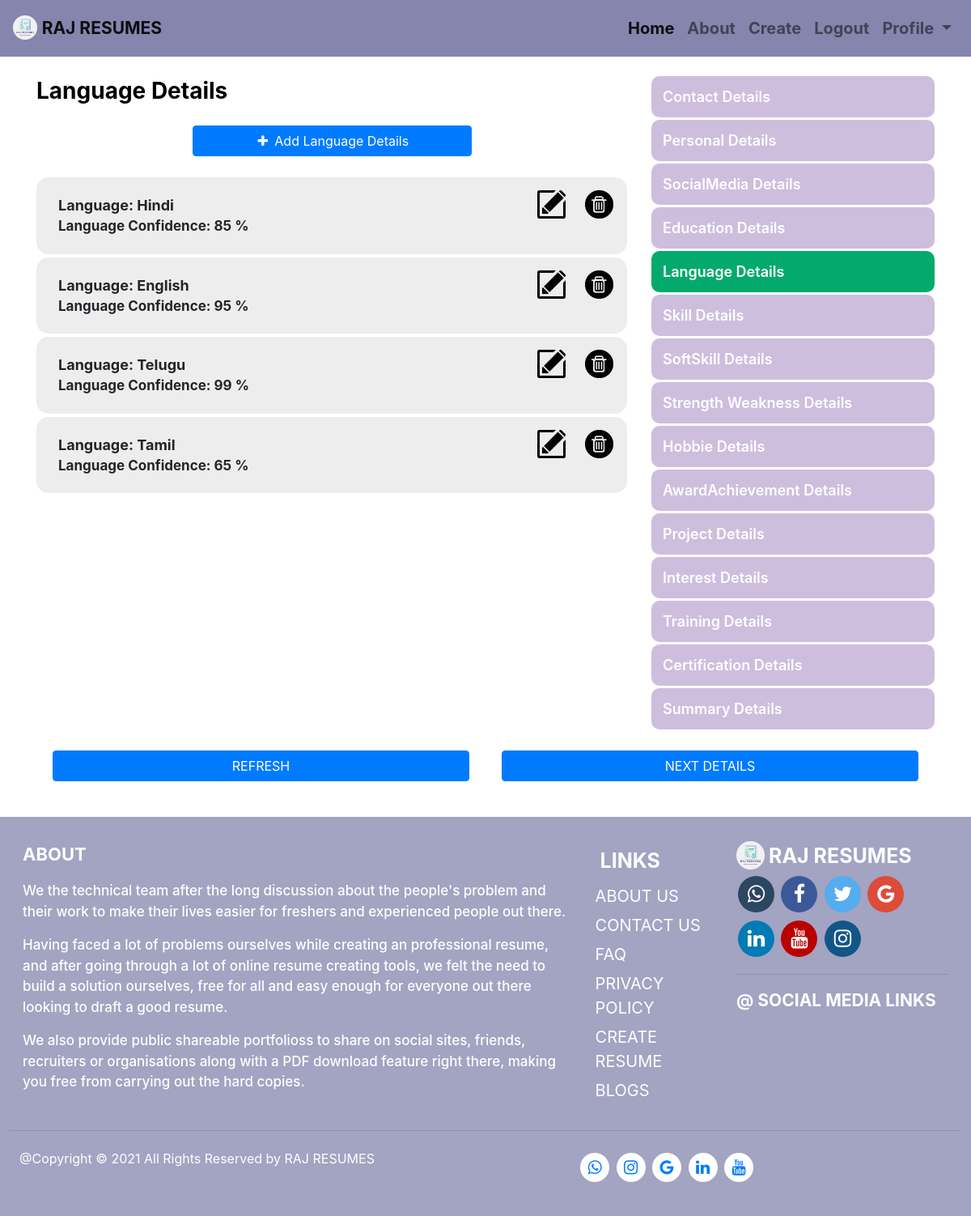
The page /MyResume/NoExperience/LanguageDetails/AddLanguageDetails/ (signed in) on the database its author committed.
### resumes/models.py (models this page shows, shortened)
class LanguageDetails(models.Model):
    user = models.ForeignKey(User, on_delete=models.CASCADE)
    Language_Name = models.CharField(max_length=100,help_text="Language Name")
    Language_Confidence = models.PositiveIntegerField()

### resumes/views.py (the view)
# urls.py: path('NoExperience/LanguageDetails/AddLanguageDetails/',views.NoExpAddLanguageDetailView,name='AddNoExpLanguages'),
@login_required(login_url='MyResume/login')
def NoExpAddLanguageDetailView(request):
    LangDetail=LanguageDetails.objects.filter(user=request.user).all()
    if request.method=='POST':
        Language_Name = request.POST['Language_Name']
        Language_Confidence = request.POST['Language_Confidence']
        LanguageDet=LanguageDetails(user=request.user,Language_Name=Language_Name,Language_Confidence=Language_Confidence)
        LanguageDet.save()
        return redirect('resumes:AddNoExpLanguages')
    form=LanguageDetailForm()
    return render(request,'resumes/AddNoExpDetails/AddLanguageDetails.html',{'LangDetail':LangDetail,'form':form})

### resumes/templates/resumes/AddNoExpDetails/AddLanguageDetails.html (shortened to what this page needs)
{% load static %}{%load crispy_forms_tags %}
<html>
<head>
    <link rel="stylesheet" href="https://cdn.jsdelivr.net/npm/bootstrap@4.6.0/dist/css/bootstrap.min.css">
    <link rel="stylesheet" href="https://cdnjs.cloudflare.com/ajax/libs/font-awesome/4.7.0/css/font-awesome.min.css">
    <link rel="stylesheet" href="{% static 'AllStyles/ListStyling.css' %}">
    <link rel='stylesheet' href="{% static 'AllStyles/Modal-Styling.css' %}">
    <link rel='stylesheet' href="{% static 'AllStyles/BtnGroup.css' %}">
</head>
<body>
    {% include 'resumes/AllTemplates/Navbar.html' %}
    <div class="Content-sty">
        <div class="container">
            <div class='row'>
                <div id='Obj-Detail' class='col-lg-8 col-md-7'>
                    <div class='display-container'>
                        <div class='Model-Form-Detail'>
                            <div class='Modal-Heading'>Language Details</div>
                            <div class='Add-Modal-Details'>
                                <button onclick="document.getElementById('PopUp-Form').style.display='block'" class="btn btn-primary AddBtn-Sty"><i class='fa fa-plus'></i> Add Language Details</button>
                            </div>
                            <div class='Obj-Modal-Content'>
                                {% for ldet in LangDetail %}
                                <div class='Obj-Content'>
                                    <div class='row'>
                                        <div class='col-lg-10 col-md-8 col-sm-8 col-8'>
                                            <div class='Obj-content-sty'>
                                                <div class='ldet'>Language: {{ldet.Language_Name}}</div>
                                                <div class='sub-ldet'>Language Confidence: {{ldet.Language_Confidence}} %</div>
                                            </div>
                                        </div>
                                        <div class='col-lg-1 col-md-2 col-sm-2 col-2'>
                                            <a href="{% url 'resumes:Edit-NoExpLanguageDetails' ldet.id %}"><img class='Icon-Sty' src="\media\Icons\Edit-Icon.png"></a>
                                        </div>
                                        <div class='col-lg-1 col-md-2 col-sm-2 col-2'>
                                            <a href="{% url 'resumes:NoExpDeleteLanguageDetails' ldet.id %}"><img class='Icon-Sty' src="\media\Icons\Delete-Icon.png"></a>
                                        </div>
                                    </div>
                                </div>
                                {% endfor %}
                            </div>
                        </div>
                    </div>
                </div>
                <div id='Link-List-Menu' class='col-lg-4 col-md-5 col-sm-12'>
                    <div class='row-sty'>
                        <div class='Link-Menu'>
                            <div class="Vertical-Menu">
                                <a href="{% url 'resumes:NoExp-ContactDetails' %}" class='a-sty'>Contact Details</a>
                                <a href="{% url 'resumes:NoExp-PersonalDetails' %}" class='a-sty'>Personal Details</a>
                                <a href="{% url 'resumes:NoExp-SocialMediaDetails' %}" class='a-sty'>SocialMedia Details</a>
                                <a href="{% url 'resumes:NoExp-EducationDetails' %}" class='a-sty'>Education Details</a>
                                <a href="{% url 'resumes:NoExp-LanguageDetails' %}" class='active a-sty'>Language Details</a>
                                <a href="{% url 'resumes:NoExp-SkillDetails' %}" class='a-sty'>Skill Details</a>
                                <a href="{% url 'resumes:NoExp-SoftSkillDetails' %}" class='a-sty'>SoftSkill Details</a>
                                <a href="{% url 'resumes:NoExp-StrengthWeakness' %}" class='a-sty'>Strength Weakness Details</a>
                                <a href="{% url 'resumes:NoExp-HobbieDetails' %}" class='a-sty'>Hobbie Details</a>
                                <a href="{% url 'resumes:NoExp-ActivityAchievements' %}" class='a-sty'>AwardAchievement Details</a>
                                <a href="{% url 'resumes:NoExp-ProjectDetails' %}" class='a-sty'>Project Details</a>
                                <a href="{% url 'resumes:NoExp-InterestDetails' %}" class='a-sty'>Interest Details</a>
                                <a href="{% url 'resumes:NoExp-TrainingDetails' %}" class='a-sty'>Training Details</a>
                                <a href="{% url 'resumes:NoExp-CertificationDetails' %}" class='a-sty'>Certification Details</a>
                                <a href="{% url 'resumes:NoExp-SummaryDetails' %}" class='a-sty'>Summary Details</a>
                            </div>
                        </div>
                    </div>
                </div>
            </div>
            <div class='Btn-Position'>
                <div class='Btn-Left'><a href="{% url 'resumes:AddNoExpLanguages' %}"><button class='btn btn-primary btn-sty btn-l'>REFRESH</button></a></div>
                <div class='Btn-Right'><a href="{% url 'resumes:NoExp-SkillDetails' %}"><button class='btn btn-primary btn-sty btn-r'>NEXT DETAILS</button></a></div>
            </div>
        </div>
    </div>
    {% include 'resumes/AllTemplates/Footer.html' %}
</body>
</html>

### resumes/static/AllStyles/ListStyling.css (style rules this page uses)
.Vertical-Menu { width: 100%; }
.Vertical-Menu a { width: 100%; display: block; padding: 12px 14px; font-size: 18px; border-radius: 10px; font-weight: 600; background-color: #cdbede; margin: 3px 0px; text-decoration: none; color: white; }
.Vertical-Menu a.active { background-color: #04AA6D; }
.btn-sty { width: 100%; margin: 2px 0px; }
.AddBtn-Sty { font-size: 18px; }
.btn-sty { min-width: 50%; margin: 3px 0px; }

### resumes/static/AllStyles/Modal-Styling.css (style rules this page uses)
.AddBtn-Sty { min-width: 50%; font-size: 18px; }
.fa { font-size: 32px; }
.fa { width: 20px; }
.Modal-Heading { color: black; font-size: 28px; font-weight: 700; }
.ldet { font-size: 18px; font-weight: 700; }
.sub-ldet { font-size: 17px; font-weight: 650; }
.Icon-sty { width: 35px; }
.Obj-Content { padding: 16px 22px; margin: 4px 0px; background-color: #ededed; border-radius: 15px; }
.Obj-content-sty { padding: 5px; }
.Add-Modal-Details { padding: 22px 20px; display: flex; justify-content: center; align-items: center; }

### resumes/static/AllStyles/BtnGroup.css (style rules this page uses)
.content-sty { margin: 15px 0px; }
.btn-sty { min-width: 50%; }
.btn-left { float: left; padding: 20px; min-width: 50%; }
.btn-right { float: right; padding: 20px; min-width: 50%; }

### resumes/templates/resumes/AddNoExpDetails/AddLanguageDetails.html (style rules this page uses)
* { box-sizing: border-box; }

### resumes/templates/resumes/AllTemplates/Footer.html (style rules this page uses)
* { box-sizing: border-box; }
.Footer-Content, .Content-Sty { display: flex; flex-wrap: wrap; }
.Content-Sty { padding: 6px 12px; }

### rows shown on the page
LanguageDetails: Language_Name "Hindi", Language_Confidence "85"
LanguageDetails: Language_Name "English", Language_Confidence "95"
LanguageDetails: Language_Name "Telugu", Language_Confidence "99"
LanguageDetails: Language_Name "Tamil", Language_Confidence "65"
